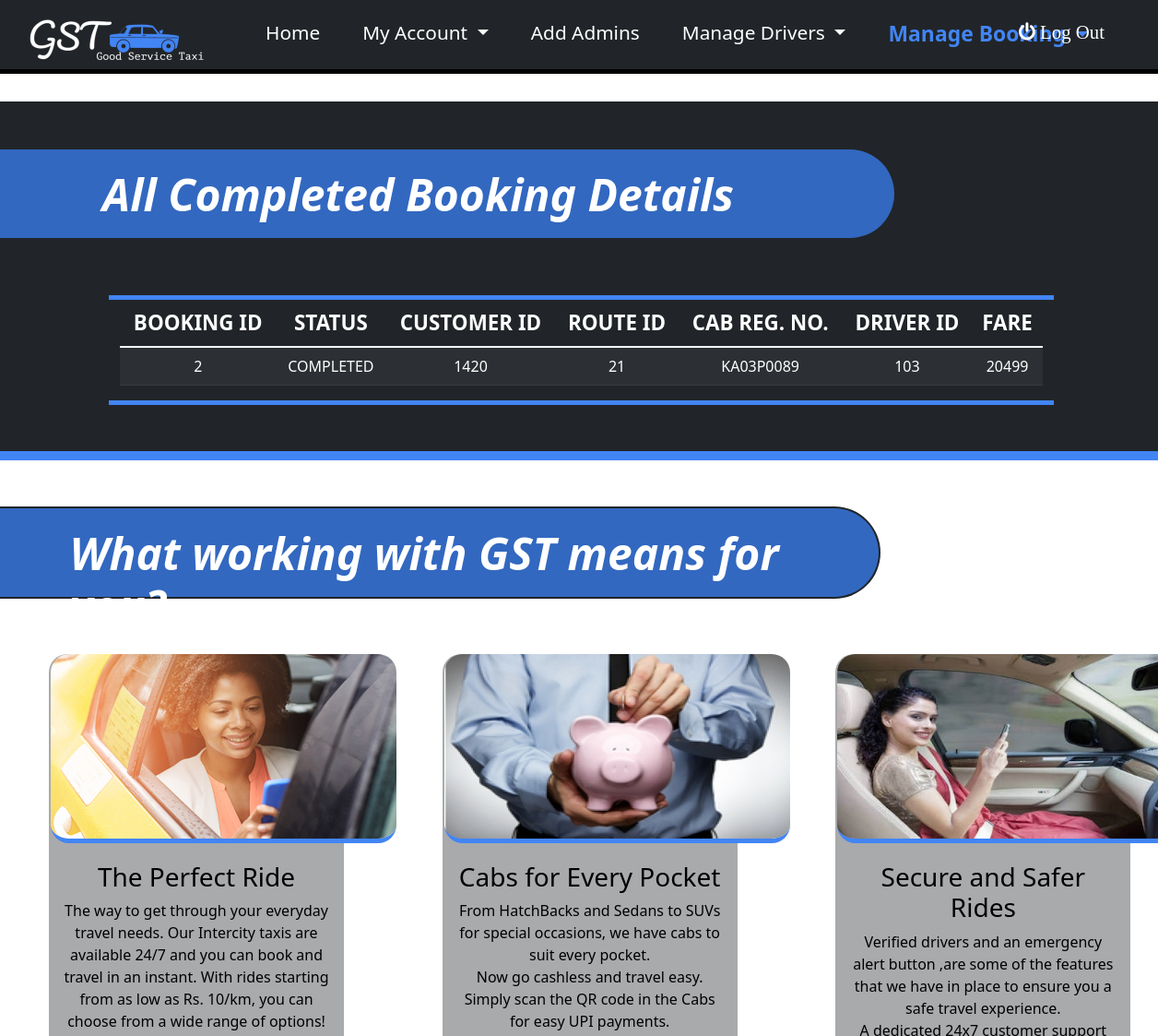
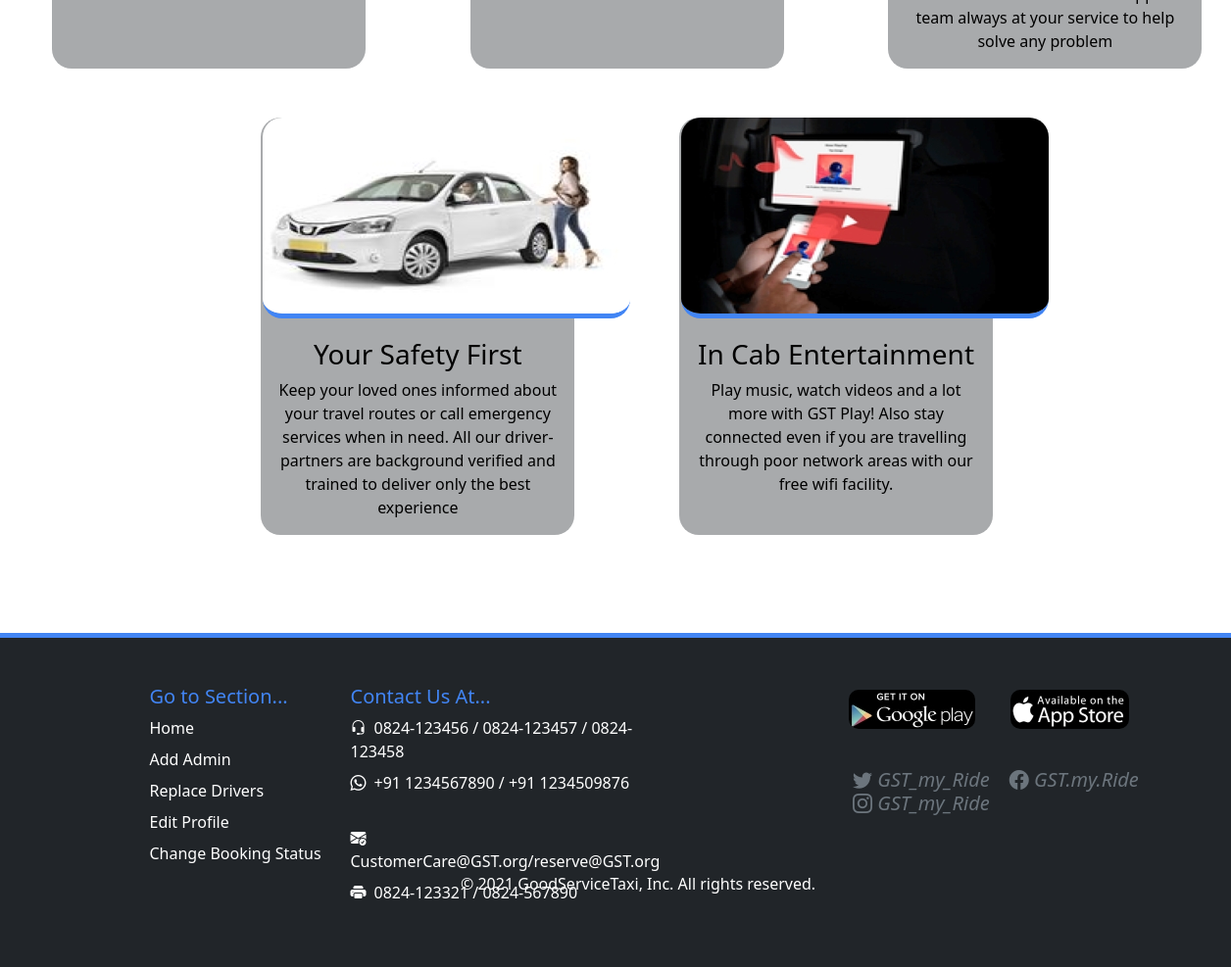
Page /ViewCompleted on the committed database (2 pictures, top to bottom).
### tables this page shows
CREATE TABLE Booking(
booking_id INTEGER PRIMARY KEY AUTOINCREMENT,
customer_id REFERENCES customer(customer_id),
route_id REFERENCES route(route_id),
reg_no REFERENCES Cab(reg_no),
driver_id REFERENCES CAB(driver_id),
total_fare number(10,2) not null,
status varchar2(20) default 'ACTIVE' not null);

### app.py (the view)
@app.route('/ViewCompleted',methods=("GET","POST"))
def ViewCompleted():
    con = sqlite3.connect("DBMS.db")
    cur = con.cursor()
    query = "SELECT * FROM BOOKING WHERE STATUS='COMPLETED' ORDER BY CUSTOMER_ID"
    cur.execute(query)
    rows = cur.fetchall()
    if len(rows)==0:
        flash("No Bookings Founds !!!")
        return render_template('Adminindex.html',userid=userid,adminid=adminid)
    con.close()
    return render_template('ViewCompleted.html',adminid=adminid,rows=rows)

### templates/ViewCompleted.html (shortened to what this page needs)
{% extends "AdminBase.html" %}
{% block content %}
<div class="row" id="mainContainer">
  <h1 class="title2">All Completed Booking Details</h1>
  <div id="table" class="col-10 offset-1"  >
    <table class="table table-dark table-striped">
        <thead>
            <tr>
              <th scope="col">BOOKING ID</th>
              <th scope="col">STATUS</th>
              <th scope="col">CUSTOMER ID</th>
              <th scope="col">ROUTE ID</th>
              <th scope="col">CAB REG. NO.</th>
              <th scope="col">DRIVER ID</th>
              <th scope="col">FARE</th>
            </tr>
        </thead>
        <tbody>
            {% for rowdata in rows %}
            <tr>
              <td>{{rowdata[0]}}</td>
              <td>{{rowdata[6]}}</td>
              <td>{{rowdata[1]}}</td>
              <td>{{rowdata[2]}}</td>
              <td>{{rowdata[3]}}</td>
              <td>{{rowdata[4]}}</td>
              <td>{{rowdata[5]}}</td>
            </tr>
            {% endfor %}
        </tbody>
    </table>
  </div>
</div>
{% endblock %}

### templates/ViewCompleted.html (style rules this page uses)
#mainContainer { background-color: #212529;margin-top: 30px; color: white;padding-left: 50px; border-bottom: 10px #4285F4 solid; }
.title2 { color: white;font-weight: 700;margin-left: -50px;background-color: #4285F4;padding-top: 20px; padding-left: 20%;border-top-right-radius: 50px;border-bottom-right-radius: 50px; width: 80%;height: 100px; border: 2px #212529 solid; border-left: 0px;margin-bottom: 60px;margin-top: 50px; font-size: 3em;font-style: italic; }
#table { margin-top: 0px; margin-bottom: 50px; margin-left: 80px; border-top: 5px #4285F4 solid; border-bottom: 5px #4285F4 solid; }
th { font-size: 1.4em;text-align: center; }
tr { text-align: center; }

### templates/AdminBase.html (style rules this page uses)
.title2 { color: white;font-weight: 700;margin-left: -50px;background-color: #3268c0;padding-top: 20px; padding-left: 10%;border-top-right-radius: 50px;border-bottom-right-radius: 50px; width: 80%;height: 100px; border: 2px #212529 solid; border-left: 0px;margin-bottom: 60px;margin-top: 50px; font-size: 3em;font-style: italic; }

### rows in the picture
Booking: booking_id "2", status "COMPLETED", customer "1420", route "21", reg_no "KA03P0089", driver "103", total_fare "20499"
